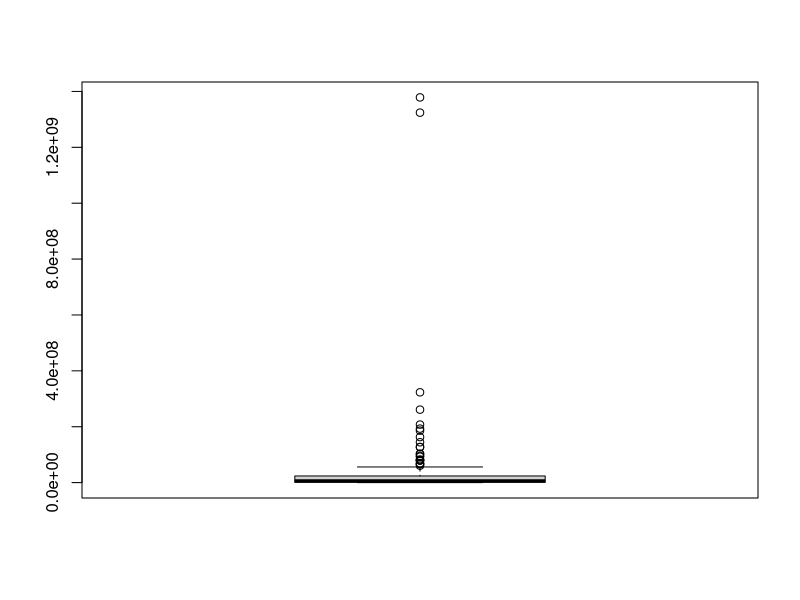
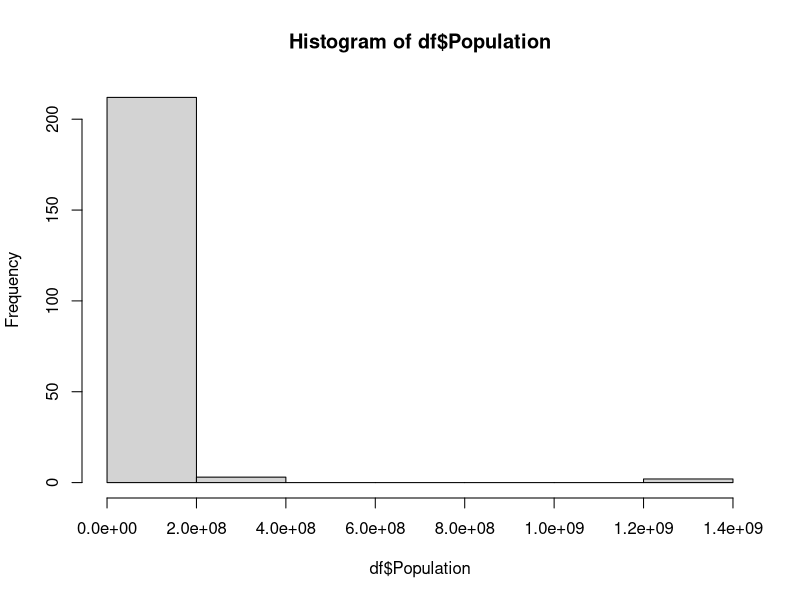

Write R code to recreate these figures, in order.
# Home task day 2

library("dplyr")
library("tidyr")


### Load data set ###
setwd("d:/DataScienceCourse/data-science-univer/datasets/day2")
df <- read.csv("DataDay2.csv", sep = ";", dec = ",")
######


###### Correct data ######
colnames(df)[4] <- "Population" # correct column name

# Correct negative GDP per cap values
df$GDP.per.capita[!is.na(df$GDP.per.capita) & (df$GDP.per.capita < 0)] <-       
  (-1) * df$GDP.per.capita[!is.na(df$GDP.per.capita) & (df$GDP.per.capita < 0)]

# Check other columns
df$CO2.emission[df$CO2.emission < 0] # Check if CO2.emission column contains negative values
df$Population[df$Population < 0]     # Check if population column contains negative values
df$Area[df$Area < 0]
df$Area[df$Area < 0] <- (-1) * df$Area[df$Area < 0] # Correct negative values in "Area" column

###### Add "Population Density" column  ######
df$Country.Name[is.na(df$Population)]


## replace NA in "Polpulation" column with mean value
df$Population[is.na(df$Population)] <- mean(df$Population[!is.na(df$Population)])
df$PeopleDensity <- df$Population / df$Area
##############################################


## Replace NA's with mean values
df$GDP.per.capita[is.na(df$GDP.per.capita)] <- mean(df$GDP.per.capita[!is.na(df$GDP.per.capita)])
df$CO2.emission[is.na(df$CO2.emission)] <- mean(df$CO2.emission[!is.na(df$CO2.emission)])
#############################################


### 7 Country with the bigggest GDP per capita
df %>% select(Country.Name, GDP.per.capita) %>% arrange(desc(GDP.per.capita)) %>% head # Max. GFP per capita
df %>% select(Country.Name, Area) %>% arrange(Area) %>% head # Country with min. area

### 8 Region eith the largest mean country area
df %>% group_by(Region) %>% summarise(avg_area = mean(Area)) %>% arrange(desc(avg_area))

### Task 9
# ?????
# In the world
boxplot(df$Population)
hist(df$Population)
# the most is common population number does not exceed 2.0e+08
## Europe
df %>% select(Country.Name, Population) %>% dplyr::filter(as.character(df$Region) =="Europe & Central Asia")
df %>% select(Country.Name, Population) %>% dplyr::filter(df$Region =="Europe & Central Asia")
##################

### Task 10 Mean and median of GDP per region
df %>% group_by(Region) %>% summarise(median_gdp = median(GDP.per.capita), avg_gdp = mean(GDP.per.capita)) # %>% filter(median_gdp == avg_gdp)
##################


### Task 11

df %>% mutate(GDP = GDP.per.capita * Population) %>%  select(Country.Name, GDP, CO2.emission) %>% arrange(desc(GDP)) %>% head
df %>% mutate(GDP = GDP.per.capita * Population) %>%  select(Country.Name, GDP, CO2.emission) %>% arrange(desc(CO2.emission)) %>% head

df %>% mutate(GDP = GDP.per.capita * Population) %>%  select(Country.Name, GDP, CO2.emission) %>% arrange(GDP) %>% head
df %>% mutate(GDP = GDP.per.capita * Population) %>%  select(Country.Name, GDP, CO2.emission) %>% arrange(CO2.emission) %>% head



